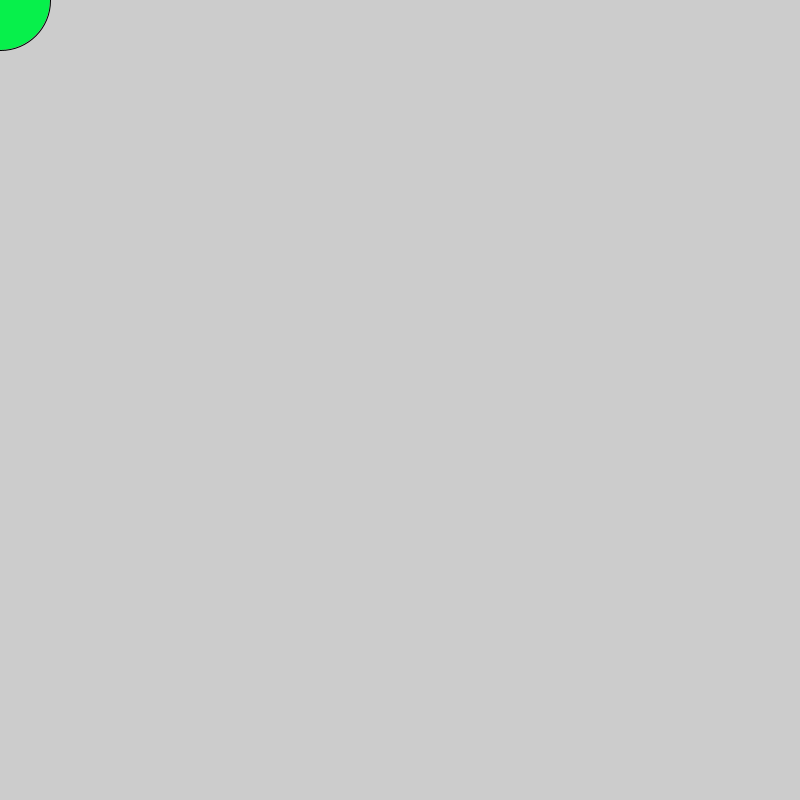
Frame 1 (no input)
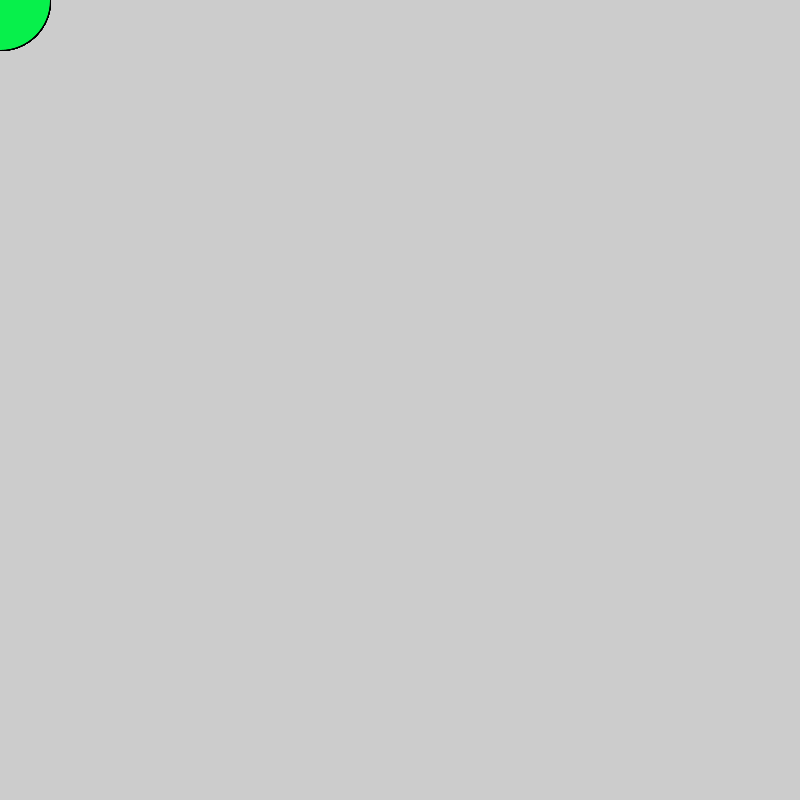
Frame 60 (the mouse pressed at the canvas centre just before this capture)
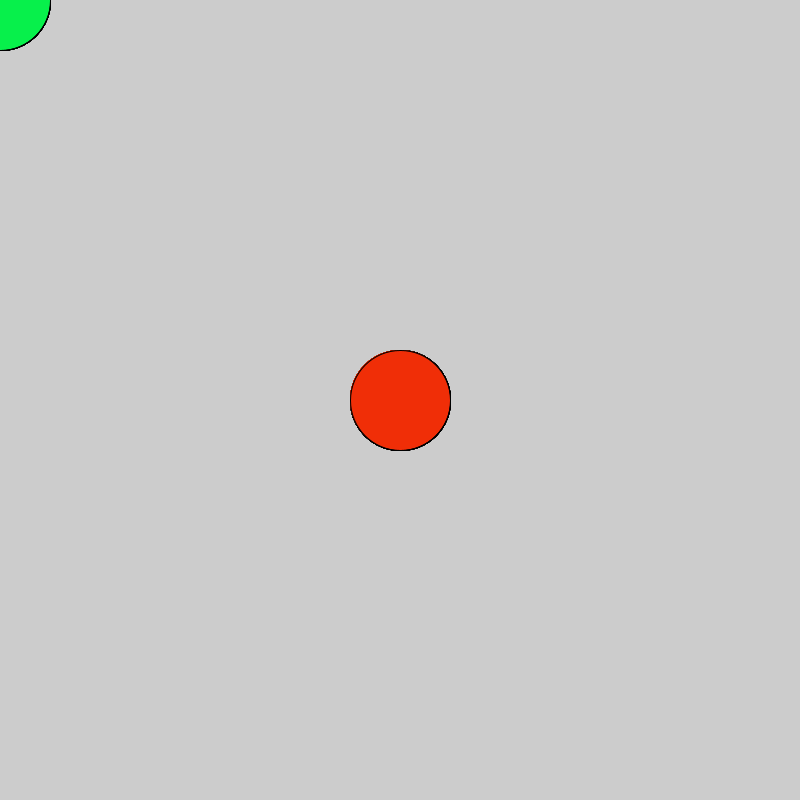
Frame 120 (the mouse held since frame 60 and released just before this capture)

The Processing sketch that drew these frames (run headless with seeded random() and noise(); from frame 60 on, the mouse is pressed at the canvas centre):

// Processing sketch: Logical_Dot
// ── Logical_Dot.pde
//We are going to make a circle that changes color when you click the mouse.


//Create a new sketch in Processing and add setup() and draw() methods.

//Set the size of your sketch in your setup() method to 800, 800.

//Draw an ellipse in your draw() method.

//Make your ellipse a nice color.

//In your draw() method, make it so that if the mouse is pressed…

//… you change the color of your ellipse.


 void setup(){
   size(800,800);
 }
 void draw(){
   fill(#07F04B);
   if(mousePressed){
     fill(#F02E07);
   }
   ellipse(mouseX,mouseY,100,100);
 }
